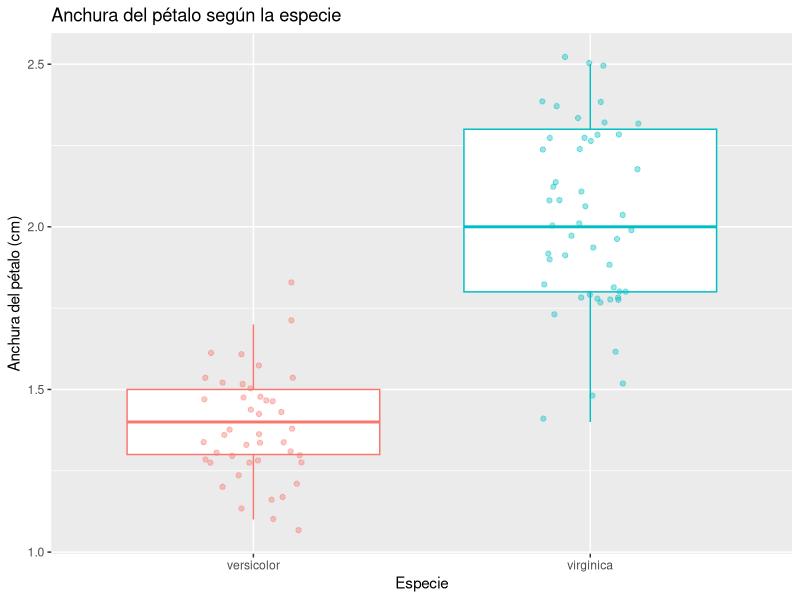
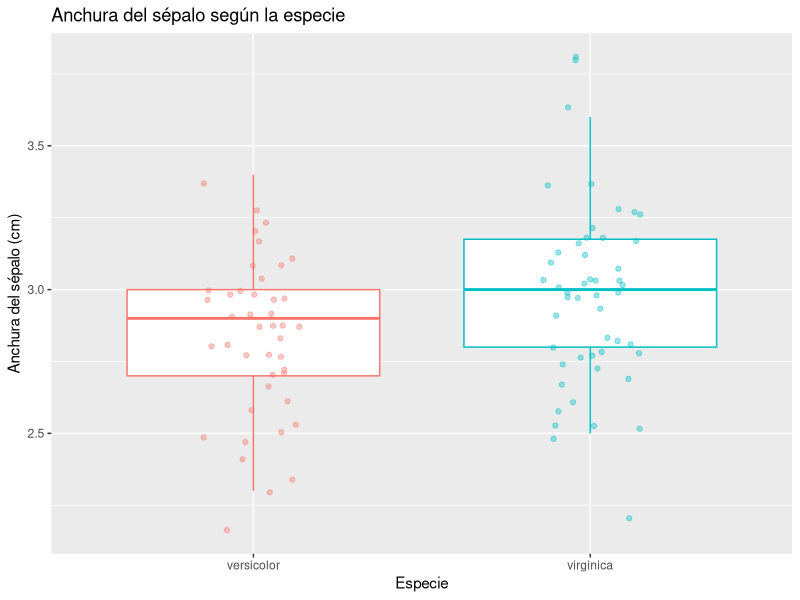
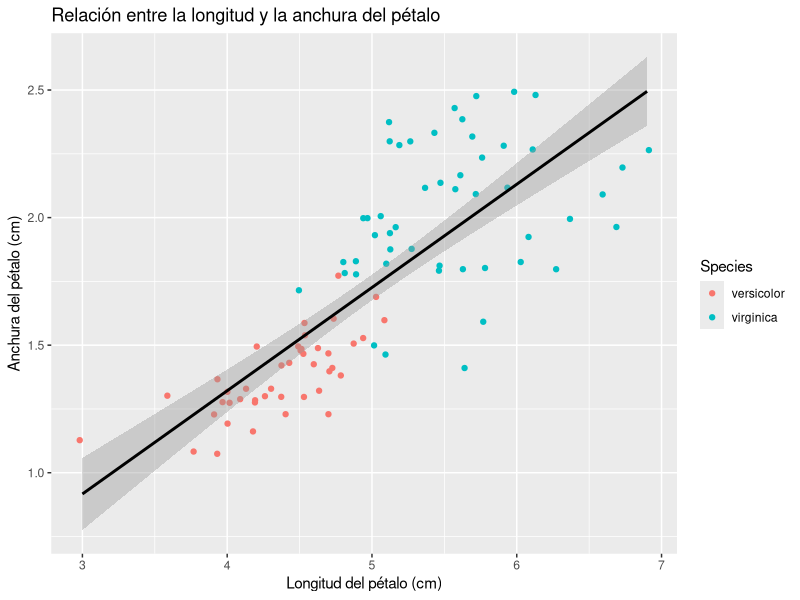

The R script that drew these images, in order:
## ---- chunk 1
knitr::opts_chunk$set(echo = TRUE, message = FALSE, warning = FALSE)
## ---- chunk 2
library(dplyr)
library(ggplot2)
library(knitr)
## ---- chunk 3
knitr::kable(
  head(iris, 10),
  caption = "Tabla 1. Primeros diez registros del conjunto de datos iris", 
  align = 'c'
)
## ---- chunk 4
datos_filtrados <- iris %>%
  filter(Petal.Width > 1)

datos_filtrados
## ---- chunk 5
recuento_especies <- datos_filtrados %>%
  group_by(Species) %>%
  summarise(N = n())

recuento_especies
## ---- chunk 6
versicolor <- datos_filtrados %>% filter(Species == "versicolor")
virginica <- datos_filtrados %>% filter(Species == "virginica")
## ---- chunk 7
petalo <- datos_filtrados |> pull(Petal.Width)

especies <- datos_filtrados |> pull(Species)
## ---- chunk 8
test_petal <- t.test(
  petalo ~ especies
)

test_petal
## ---- chunk 9
datos_filtrados %>% 
  ggplot(aes(x = Species, y = Petal.Width, color = Species)) + 
  geom_boxplot(show.legend = FALSE, outlier.shape = NA) + 
  geom_jitter(width = 0.15, alpha = 0.4) + 
  labs(
    title = "Anchura del pétalo según la especie",
    x = "Especie",
    y = "Anchura del pétalo (cm)"
  ) +
  theme(legend.position = "none")
## ---- chunk 10
sepalo <- datos_filtrados %>% 
  pull(Sepal.Width)
## ---- chunk 11
test_sepal <- t.test(sepalo ~ especies)

test_sepal
## ---- chunk 12
datos_filtrados %>% 
  ggplot(aes(x = Species, y = Sepal.Width, color = Species)) + 
  geom_boxplot(show.legend = FALSE, outlier.shape = NA) + 
  geom_jitter(width = 0.15, alpha = 0.4) + 
  labs(
    title = "Anchura del sépalo según la especie",
    x = "Especie",
    y = "Anchura del sépalo (cm)"
  ) +
  theme(legend.position = "none")
## ---- chunk 13
datos_filtrados %>% 
  ggplot(aes(x = Petal.Length, y = Petal.Width, color = Species)) + 
  geom_jitter() + 
  ggtitle("Relación entre la longitud y la anchura del pétalo") +
  labs(
    x = "Longitud del pétalo (cm)",
    y = "Anchura del pétalo (cm)"
  ) +
  geom_smooth(method = "lm", se = TRUE, col = "black")
## ---- chunk 14
modelo <- lm(
  Petal.Width ~ Petal.Length,
  data = datos_filtrados
)

summary(modelo)
## ---- chunk 15
session <- sessionInfo()
print(session)
